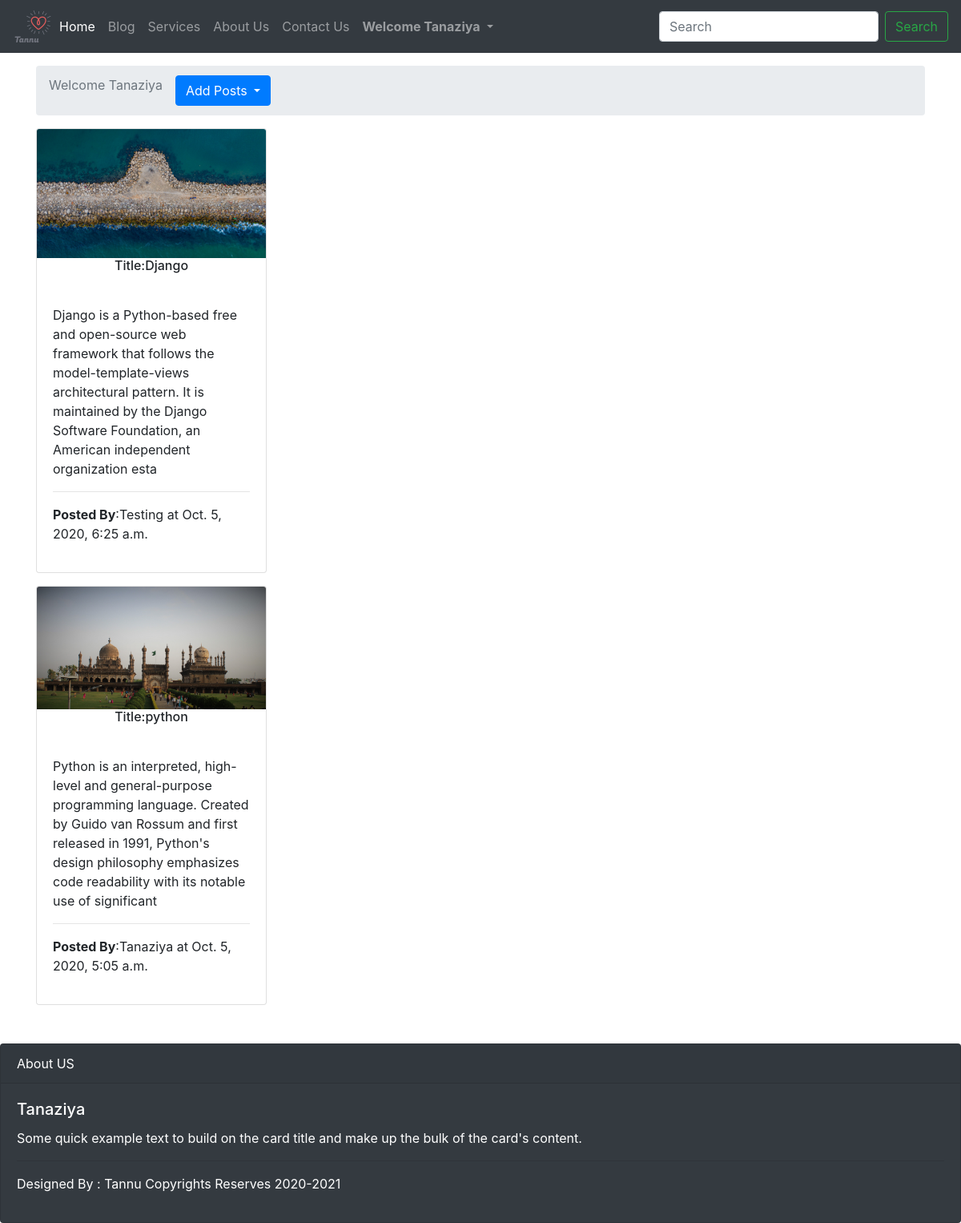
The page /handleblog (signed in) on the database its author committed.
### app/models.py (models this page shows, shortened)
class BlogPosts(models.Model):
    sno=models.AutoField(primary_key=True)
    title=models.CharField(max_length=100)
    content=models.TextField()
    author=models.CharField(max_length=50)
    img=models.ImageField(upload_to='blog', blank=True , null=True)
    timeStamp=models.DateTimeField(auto_now=True ,blank=True, null=True)

### app/views.py (the view)
# urls.py: path('handleblog',views.handleblog,name="handleblog"),
def handleblog(request):
    if  not request.user.is_authenticated:
        messages.error(request,"Please Login  & Try Again")
        return redirect('/login')
    posts=BlogPosts.objects.all()
    context={'posts': posts}
    return render(request,'handleblog.html',context)

### templates/handleblog.html (shortened to what this page needs)
{% extends 'basic.html' %} {% block title %} Blog {% endblock title %}
{% block body %}
{% load static %}
<div class="container mt-3">
    <nav aria-label="breadcrumb">
        <ol class="breadcrumb">
            <li class="breadcrumb-item active" aria-current="page">Welcome {{request.user}}</li>
            <div class="btn-group ml-3">
                <button type="button" class="btn btn-primary dropdown-toggle" data-toggle="dropdown" aria-haspopup="true" aria-expanded="true">
                 Add Posts
                </button>
            </div>
        </ol>
    </nav>
</div>
{% for post in posts reversed %}
<div class="container mt-3">
    <div class="card" style="width: 18rem;">
        <img src="{{post.img.url}}" class="card-img-top" alt="...">
        <div class="card-title">
            <h6 class="text-center">Title:{{post.title}}</h6>
        </div>
        <div class="card-body">
            <p class="card-text">{{post.content}}</p>
            <hr>
            <p><b>Posted By</b>:{{post.author}} at {{post.timeStamp}}</p>
        </div>
    </div>
</div>
{% endfor %} {% endblock body %}

### templates/basic.html (shortened to what this page needs)
<!doctype html>
<html lang="en">
<head>
    <link rel="stylesheet" href="https://stackpath.bootstrapcdn.com/bootstrap/4.5.2/css/bootstrap.min.css">
</head>
<body>
{% load static %}
    <nav class="navbar navbar-expand-lg navbar-dark bg-dark">
        <img src="{% static 'img/pic4.png' %}" width="50" height="50" alt="">
        <div class="collapse navbar-collapse" id="navbarSupportedContent">
            <ul class="navbar-nav mr-auto">
                <li class="nav-item active">
                    <a class="nav-link" href="/">Home <span class="sr-only">(current)</span></a>
                </li>
                <li class="nav-item">
                    <a class="nav-link" href="/handleblog">Blog</a>
                </li>
                <li class="nav-item">
                    <a class="nav-link" href="/services">Services</a>
                </li>
                <li class="nav-item">
                    <a class="nav-link" href="/about">About Us</a>
                </li>
                <li class="nav-item">
                    <a class="nav-link" href="/contact">Contact Us</a>
                </li>
                {% if user.is_authenticated %}
                <li class="nav-item dropdown">
                    <a class="nav-link dropdown-toggle" href="#" id="navbarDropdown" role="button" data-toggle="dropdown" aria-haspopup="true" aria-expanded="false">
                        <b>Welcome {{request.user}}</b>
                    </a>
                </li>
                {% endif %}
            </ul>
            <form class="form-inline my-2 my-lg-0" action="/search" method="get">
                <input class="form-control mr-sm-2" type="search" placeholder="Search" aria-label="Search" name="search" id="search">
                <button class="btn btn-outline-success my-2 my-sm-0" type="submit">Search</button>
            </form>
        </div>
    </nav>
    {% block body %} {% endblock body %}
<div class="card text-white bg-dark mt-5">
  <div class="card-header">About US</div>
  <div class="card-body">
    <h5 class="card-title">Tanaziya</h5>
    <p class="card-text">Some quick example text to build on the card title and make up the bulk of the card's content.</p>
    <hr>
    <p>Designed By : Tannu Copyrights Reserves 2020-2021</p>
  </div>
</div>
</body>
</html>

### rows shown on the page
BlogPosts: img (picture), title "Django", content "Django is a Python-based free and open-source web framework that follows the model-template-views architectural pattern. It is maintained by the Django Software Foundation, an American independent organization esta", author "Testing", timeStamp "Oct. 5, 2020, 6:25 a.m."
BlogPosts: img (picture), title "python", content "Python is an interpreted, high-level and general-purpose programming language. Created by Guido van Rossum and first released in 1991, Python's design philosophy emphasizes code readability with its notable use of significant", author "Tanaziya", timeStamp "Oct. 5, 2020, 5:05 a.m."

### other values the page prints
{{ request.user }} "Tanaziya"
